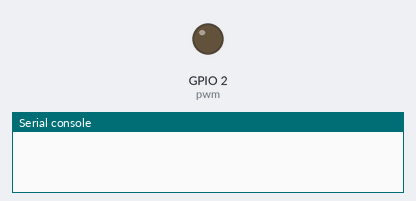
Recording of a program running on a simulated ESP32 board running MicroPython. On the bench: output pins drawn as LEDs (lit = HIGH), the last lines printed to the serial console.

Above: at 0.1 s.
At 39.1 s:
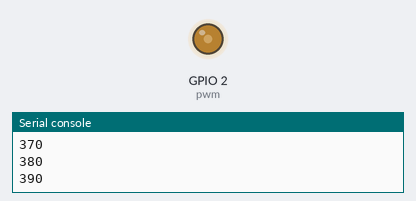
Timing chart, 0 to 40.0 s (numbered marks = the images above):
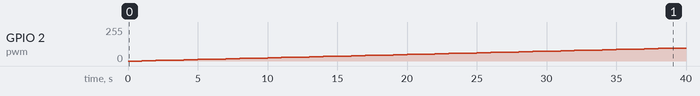

The program:

PWM.py
```python
"""from machine import Pin,PWM

pwm = PWM(Pin(2),freq=100, duty=20 )
pwm.freq()
print(pwm.freq())
pwm.duty()
print(pwm.duty())

pwm.deinit()"""
from machine import Pin, PWM
from time import sleep

fr = 1000
dty = 0

while True:
    pwm = PWM (Pin (2), freq=fr, duty=dty)
    sleep(1)
    dty = dty + 10
    if dty > 1000: dty = 0
    print(dty)
```

Measured:
- by itself, GPIO 2 (pwm): moves from 0/255 to 97/255 over 38.0 s
